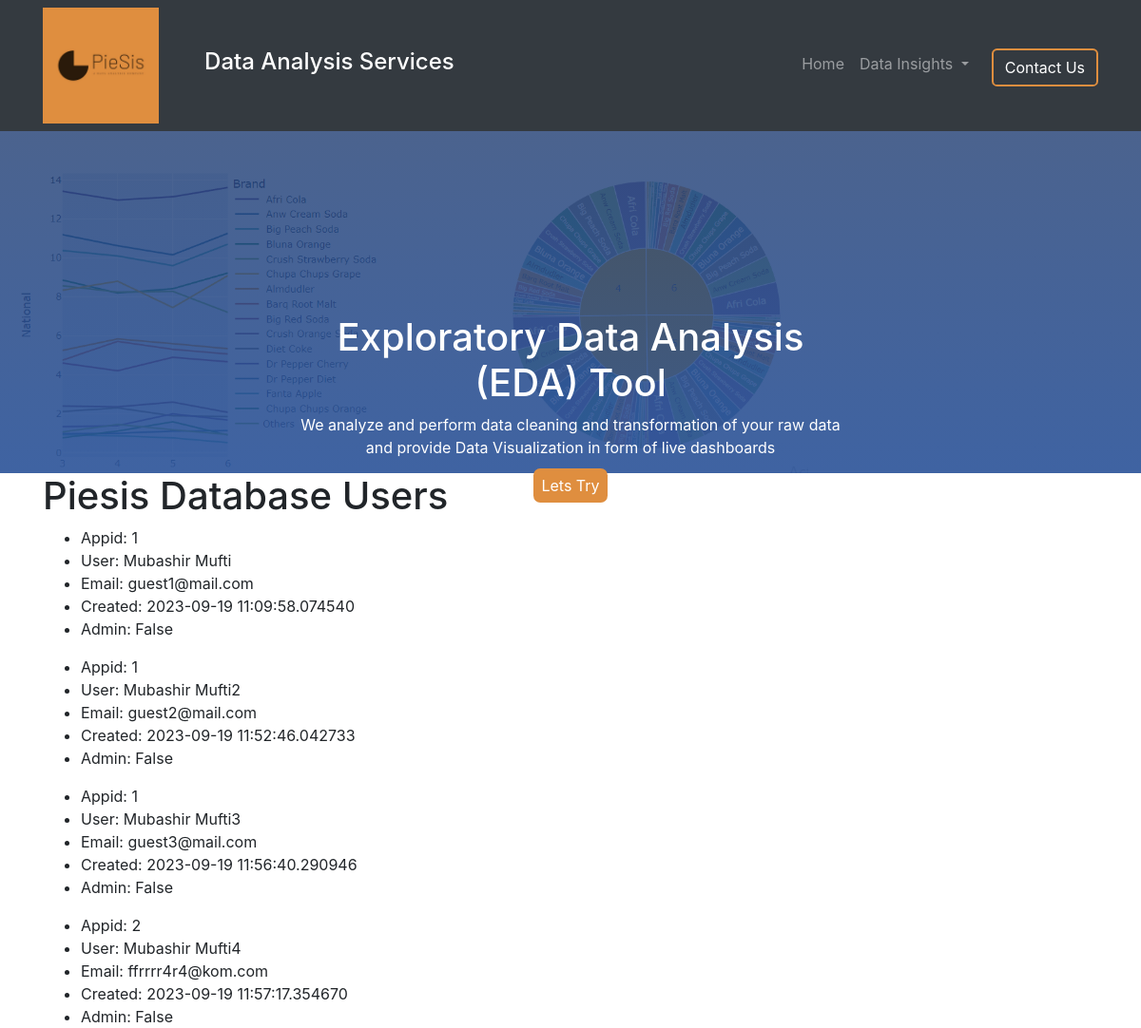
Screenshot of /users with the database file from the repository.
### plotlydash_flask/models.py (models this page shows, shortened)
class User(UserMixin,db.Model):
    __tablename__ = 'piesis-users'
    id = db.Column(
        db.Integer,
        primary_key=True
    )
    appid = db.Column(
        db.Integer,
        unique=False,
        primary_key=False,
        nullable=False
    )
    username = db.Column(
        db.String(100),
        unique=True,
        nullable=False
    )
    email = db.Column(
        db.String(40),
        unique=True,
        nullable=False
    )
    password = db.Column(
        db.String(200),
        primary_key=False,
        unique=False,
        nullable=False
	)
    created_on = db.Column(
        db.DateTime,
        index=False,
        unique=False,
        nullable=True
    )
    last_login = db.Column(
        db.DateTime,
        index=False,
        unique=False,
        nullable=True
    )
    admin = db.Column(
        db.Boolean,
        index=False,
        unique=False,
        nullable=False
        )

### plotlydash_flask/routes.py (the view, shortened to what this page needs)
@main_bp.route('/users', methods=['GET'])
def user_records():
    username = request.args.get('user')
    email = request.args.get('email')
    return render_template(
        'users.html',
        users=User.query.all(),
        title="Show Users",
    )

### plotlydash_flask/templates/users.html
{% extends "layout1.html" %}
{% block content %}
  <div class="container">
  <h1>Piesis Database Users</h1>
    {% for user in users %}
    <ul id="user.name">
    <li>
      <span class="field-name">Appid:</span>
      <span class="field-value">{{ user.appid }}</span>
    </li>
      <li>
        <span class="field-name">User:</span>
        <span class="field-value">{{ user.username }}</span>
      </li>
      <li>
        <span class="field-name">Email:</span>
        <span class="field-value">{{ user.email }}</span>
      </li>
      <li>
        <span class="field-name">Created:</span>
        <span class="field-value">{{ user.created_on }}</span>
      </li>
      <li>
        <span class="field-name">Admin:</span>
        <span class="field-value">{{ user.admin }}</span>
      </li>
    </ul>
    {% endfor %}
  </div>
{% endblock %}

### plotlydash_flask/templates/layout1.html (shortened to what this page needs)
<!doctype html>
<html lang="en">
  <head>
    <link rel="stylesheet" href="https://cdn.jsdelivr.net/npm/bootstrap@4.5.3/dist/css/bootstrap.min.css">
  </head>
  <body>
    {% include 'nav1.html' %}
    {% include 'hero1.html' %}
    {% block content %}{% endblock %}
  </body>
</html>

### plotlydash_flask/templates/nav1.html (shortened to what this page needs)
<link href="{{ url_for('static', filename='css/nav1.css') }}" rel="stylesheet">
<nav class="navbar navbar-expand-lg navbar-dark bg-dark sticky-top">
  <div class="container ">
      <img class="img-fluid img-responsive" src= "{{ url_for('static', filename = 'img/piesis_logo.jpg')}}" alt="" style="width:11%">
      <a class="navbar-brand ml-5" href="#" ><h4>Data Analysis Services</h4></a>
    <div class="collapse navbar-collapse justify-content-end" id="navbarNav">
      <ul class="navbar-nav ">
        <li class="nav-item"><a class="nav-link ml-3" href="/home">Home</a></li>
        <li class="nav-item dropdown">
        <a class="nav-link dropdown-toggle" href="#" id="navbarDropdownMenuLink" data-toggle="dropdown" aria-haspopup="true" aria-expanded="false">
          Data Insights
        </a>
      </li>
      <li class="nav-item"><a class="btn btn-orange navbar-btn ml-3 mt-1" href="{{ url_for('main.contact') }}">Contact Us</a></li>
      </ul>
    </div>
  </div>
</nav>

### plotlydash_flask/templates/hero1.html
<link href="{{ url_for('static', filename='css/nav1.css') }}" rel="stylesheet">
<div class="hero-image" >
  <div class="hero-text mt-5">
    <h1>Exploratory Data Analysis (EDA) Tool</h1>
    <p>We analyze and perform data cleaning and transformation of your raw data and provide Data Visualization in form of live dashboards</p>
    <a class="btn-info p-2" href="{{ url_for('auth_bp.login') }}">Lets Try</a>
  </div>
</div>

### plotlydash_flask/static/css/nav1.css (style rules this page uses)
body, html { height: 100%; }
.hero-text { text-align: center; position: absolute; top: 35%; left: 50%; transform: translate(-50%, -50%); color: white; }
.hero-image { background-image: linear-gradient(rgba(30, 60, 114, 0.8), rgba(42, 82, 152, 0.9)), url('/static/img/plot2.PNG'); background-size:contain; height: 45%; width:100%; background-repeat: no-repeat; object-fit:cover; }
.btn-orange { border:2px solid transparent; border-radius:0.35rem; border-color:#DF8E3F; color:#fff!important; }
.btn-info { background-color:#DF8E3F; border-radius:0.45rem; }

### rows the page displays
User: appid "1", username "Mubashir Mufti", email "guest1@mail.com", created_on "2023-09-19 11:09:58.074540", admin "False"
User: appid "1", username "Mubashir Mufti2", email "guest2@mail.com", created_on "2023-09-19 11:52:46.042733", admin "False"
User: appid "1", username "Mubashir Mufti3", email "guest3@mail.com", created_on "2023-09-19 11:56:40.290946", admin "False"
User: appid "2", username "Mubashir Mufti4", email "ffrrrr4r4@kom.com", created_on "2023-09-19 11:57:17.354670", admin "False"
